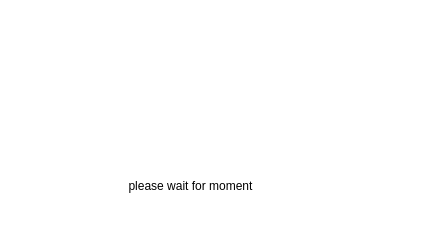
<?xml version="1.0" encoding="UTF-8"?>
<ui version="4.0">
 <class>networkDilog</class>
 <widget class="QDialog" name="networkDilog">
  <property name="geometry">
   <rect>
    <x>0</x>
    <y>0</y>
    <width>423</width>
    <height>228</height>
   </rect>
  </property>
  <property name="windowTitle">
   <string>Dialog</string>
  </property>
  <property name="styleSheet">
   <string notr="true">font: italic 10pt &quot;Arial&quot;;
background-color: rgb(255, 255, 255);
color: rgb(0, 0, 0);
border-radius: 5px;</string>
  </property>
  <widget class="QLabel" name="label">
   <property name="geometry">
    <rect>
     <x>140</x>
     <y>10</y>
     <width>131</width>
     <height>121</height>
    </rect>
   </property>
   <property name="text">
    <string/>
   </property>
   <property name="pixmap">
    <pixmap resource="icons.qrc">:/ic/icons/chat.png</pixmap>
   </property>
   <property name="scaledContents">
    <bool>true</bool>
   </property>
   <property name="alignment">
    <set>Qt::AlignCenter</set>
   </property>
  </widget>
  <widget class="QLabel" name="label_2">
   <property name="geometry">
    <rect>
     <x>80</x>
     <y>175</y>
     <width>221</width>
     <height>21</height>
    </rect>
   </property>
   <property name="text">
    <string>please wait for moment</string>
   </property>
   <property name="alignment">
    <set>Qt::AlignCenter</set>
   </property>
  </widget>
 </widget>
 <resources>
  <include location="icons.qrc"/>
 </resources>
 <connections/>
</ui>
